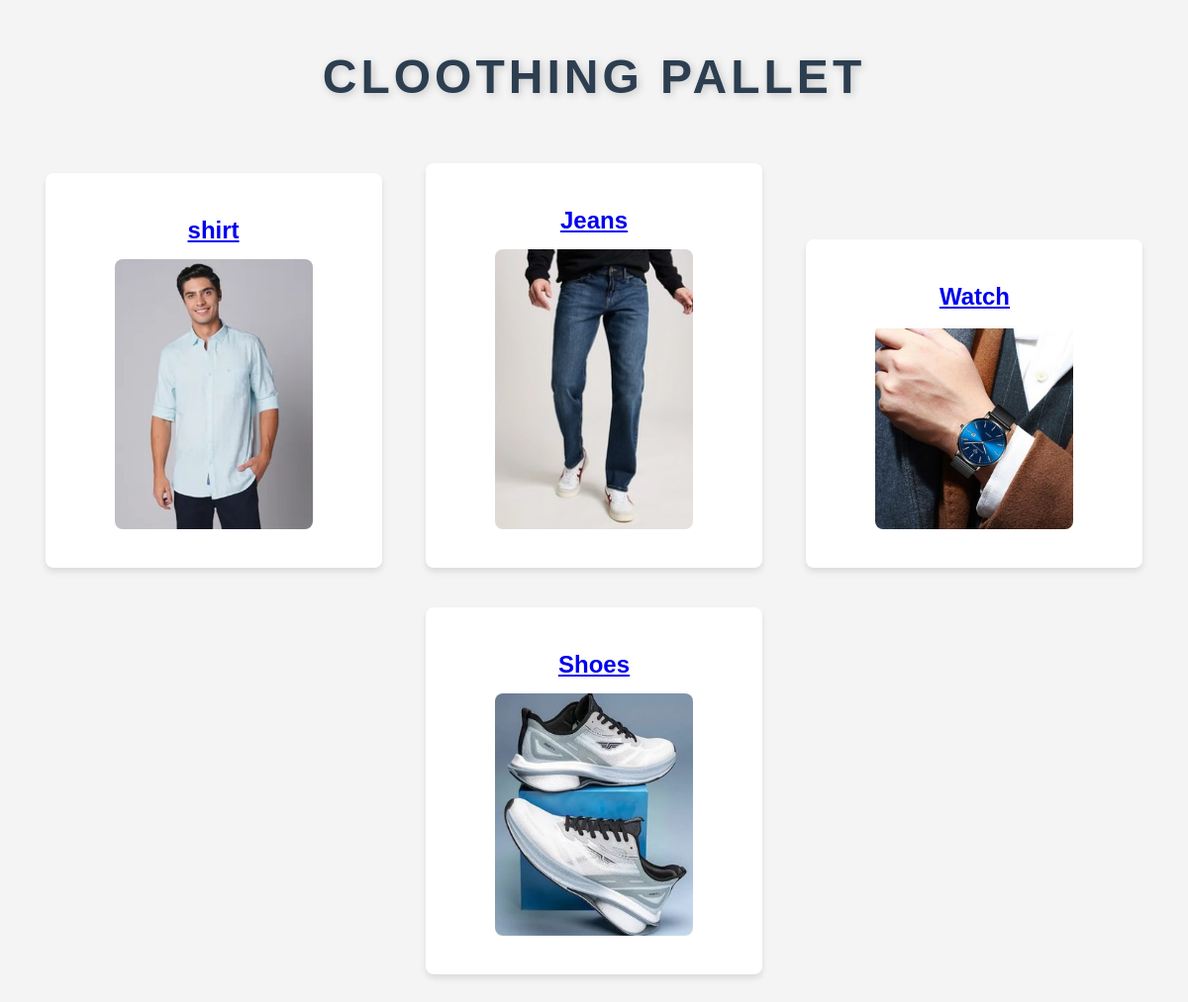
The page /show_sub/19/ on the database its author committed.
### app/models.py (models this page shows, shortened)
class sub_cat(models.Model):
    cat=models.ForeignKey(cat,on_delete=models.CASCADE)
    sub_cat_name=models.CharField(max_length=100)
    sub_cat_pic=models.ImageField(upload_to='photo/',null=True,blank=True)

### app/views.py (the view)
# urls.py: path('show_sub/<int:id>/', sub_category, name="sub_category"),
def sub_category(request,id):
    category_instances = cat.objects.get(id=id)
    sub_category = sub_cat.objects.filter(cat=category_instances)
    return render(request, 'show_sub_cat.html', {'sub_cat': sub_category, 'cat': category_instances})

### template/show_sub_cat.html (shortened to what this page needs)
<!DOCTYPE html>
<html lang="en">
<head>
</head>
<body>
    <h1>Cloothing pallet</h1>
    <div class="main_cat">
        {% for cat in sub_cat %}
    <div class="sub_cat">
        <h3> <a href="/show_pro/{{cat.id}}/">{{ cat.sub_cat_name }} </a></h3>
             {% if cat.sub_cat_pic %}
             <a href="/show_pro/{{cat.id}}/"> <img src="{{ cat.sub_cat_pic.url }}" alt="{{ cat.sub_cat_name }}"></a>
             {% endif %}
    </div>
       {% endfor %}
</body>
</html>

### template/show_sub_cat.html (style rules this page uses)
body { font-family: Arial, sans-serif; background-color: #f4f4f4; margin: 0; padding: 0; }
.main_cat { margin: 40px auto; padding: 0 20px; max-width: 1200px; text-align: center; }
.sub_cat { display: inline-block; width: 100%; max-width: 300px; background-color: white; margin: 20px; padding: 20px; border-radius: 8px; box-shadow: 0 4px 6px rgba(0, 0, 0, 0.1); transition: transform 0.3s ease, box-shadow 0.3s ease; text-align: center; }
.sub_cat h3 { font-size: 24px; color: #333; margin-bottom: 15px; }
.sub_cat img { width: 80%; height: auto; max-width: 200px; border-radius: 8px; transition: opacity 0.3s ease; margin-bottom: 15px; }
h1 { font-size: 48px; font-weight: bold; color: #2C3E50; text-transform: uppercase; letter-spacing: 4px; margin-top: 50px; margin-bottom: 20px; text-shadow: 2px 2px 8px rgba(0, 0, 0, 0.2); transition: all 0.3s ease; text-align: center; }

### rows shown on the page
sub_cat: sub_cat_name "shirt", sub_cat_pic (picture)
sub_cat: sub_cat_name "Jeans", sub_cat_pic (picture)
sub_cat: sub_cat_name "Watch", sub_cat_pic (picture)
sub_cat: sub_cat_name "Shoes", sub_cat_pic (picture)
